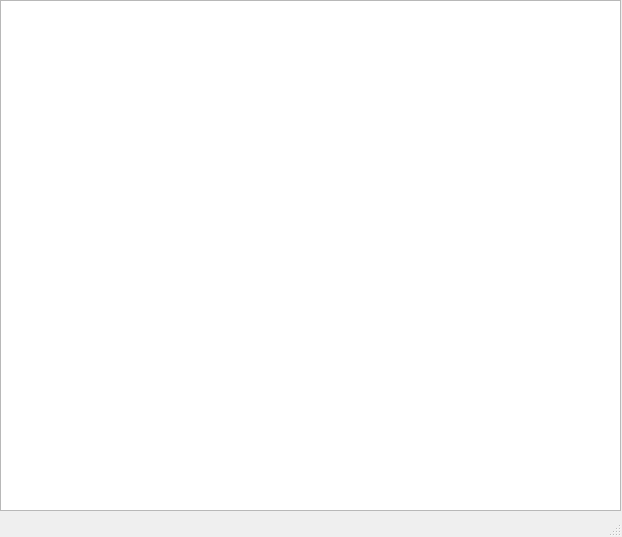
<?xml version="1.0" encoding="UTF-8"?>
<ui version="4.0">
 <class>MainWindow</class>
 <widget class="QMainWindow" name="MainWindow">
  <property name="geometry">
   <rect>
    <x>0</x>
    <y>0</y>
    <width>622</width>
    <height>537</height>
   </rect>
  </property>
  <property name="windowTitle">
   <string>MainWindow</string>
  </property>
  <widget class="QWidget" name="centralwidget">
   <widget class="QTableWidget" name="tableWidget">
    <property name="geometry">
     <rect>
      <x>0</x>
      <y>0</y>
      <width>621</width>
      <height>511</height>
     </rect>
    </property>
   </widget>
  </widget>
  <widget class="QMenuBar" name="menubar">
   <property name="geometry">
    <rect>
     <x>0</x>
     <y>0</y>
     <width>622</width>
     <height>21</height>
    </rect>
   </property>
  </widget>
  <widget class="QStatusBar" name="statusbar"/>
 </widget>
 <resources/>
 <connections/>
</ui>
